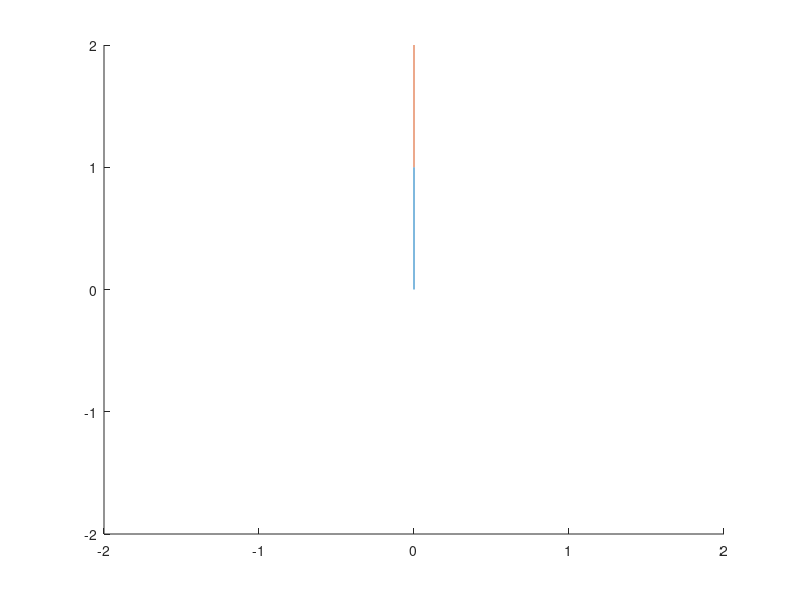
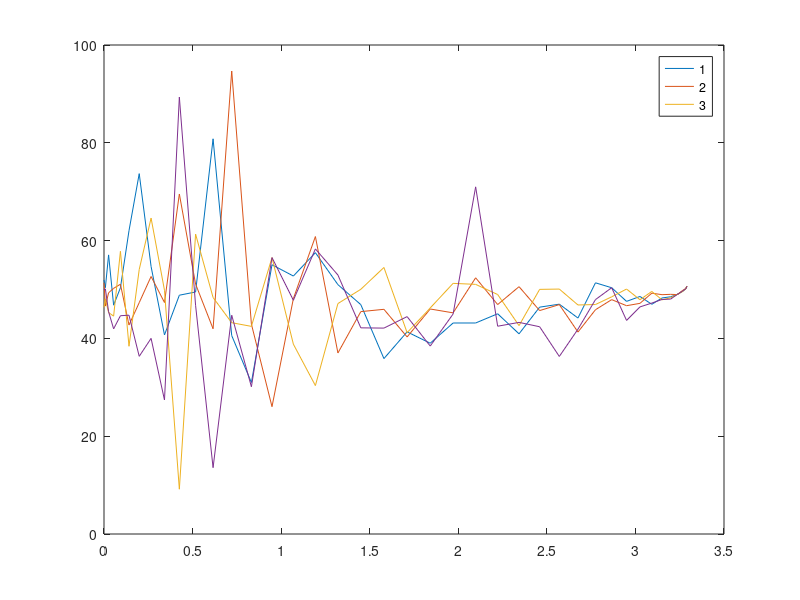

Source code (MATLAB) for these figures, in order:
%-------------------------------------------------------------------------%
%                             Extract Solution                            %
%-------------------------------------------------------------------------%
auxdata.g = 9.81;
auxdata.L1 = 1;
auxdata.L2 = 1;
auxdata.m1 = 1;
auxdata.m2 = 1;

time = load('t.dat')';
state = load('x.dat')';
control = load('u.dat')';
%time = load('simtwolink_t.dat');
%state = load('simtwolink_x.dat');

theta1 = state(:, 1);
theta2 = state(:, 2);

X1 = auxdata.L1 * cos(theta1);
Y1 = auxdata.L1 * sin(theta1);
X2 = X1 + auxdata.L2 * cos(theta1 + theta2);
Y2 = Y1 + auxdata.L2 * sin(theta1 + theta2);

h = figure;
hold on;
axis(2 * [-1 1 -1 1]);
for i = 1:length(time)
    plot([0 X1(i)], [0 Y1(i)]);
    plot([X1(i) X2(i)], [Y1(i) Y2(i)]);
    pause(0.10);
    cla;
end
plot([0 X1(i)], [0 Y1(i)]);
plot([X1(i) X2(i)], [Y1(i) Y2(i)]);

figure;
plot(time, control);
legend('1', '2', '3');
